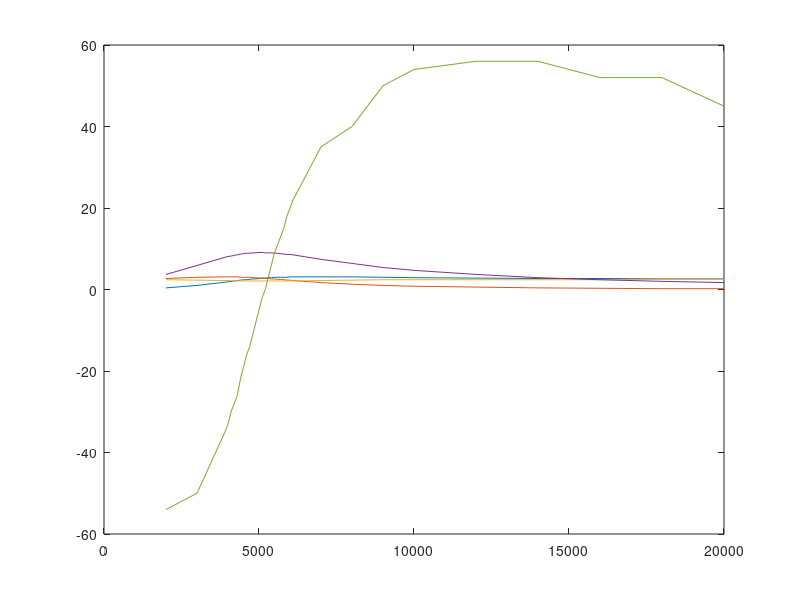

The MATLAB script that drew this image:
nu = [2000 3000 3900 4000 4100 4200 4300 4400 4500 4600 4700 4800 4900 5000 5100 5200 5300 5400 5500 5600 5700 5800 5900 6000 6100 7000 8000 9000 10000 12000 14000 16000 18000 20000]
v1 = [0.4 1.0 1.8 1.9 2.0 2.1 2.2 2.3 2.4 2.4 2.5 2.6 2.6 2.7 2.8 2.8 2.9 2.9 3.0 3.0 3.0 3.0 3.0 3.1 3.1 3.1 3.1 3.0 2.9 2.8 2.7 2.7 2.6 2.6]  
v2 = [2.7 3.0 3.1 3.1 3.1 3.1 3.1 3.0 3.0 3.0 3.0 2.9 2.9 2.8 2.8 2.7 2.7 2.6 2.6 2.5 2.5 2.4 2.3 2.3 2.2 1.7 1.3 1.0 0.8 0.6 0.4 0.3 0.2 0.2]
v3 = [2.4 2.3 2.2 2.2 2.2 2.1 2.1 2.1 2.1 2.1 2.1 2.1 2.1 2.1 2.1 2.1 2.1 2.1 2.1 2.1 2.1 2.1 2.1 2.1 2.1 2.2 2.3 2.4 2.4 2.4 2.4 2.4 2.5 2.5]
i = [3.7 5.9 7.9 8.1 8.2 8.4 8.5 8.7 8.8 8.9 8.9 9.0 9.0 9.1 9.1 9.0 9.0 9.0 8.9 8.9 8.8 8.7 8.6 8.6 8.5 7.4 6.4 5.4 4.7 3.7 2.9 2.4 2.0 1.7]
fi = [-54 -50 -35 -33 -30 -28 -26 -22 -19 -16 -14 -11 -8 -5 -2 0 3 6 9 11 13 15 18 20 22 35 40 50 54 56 56 52 52 45]
plot (nu,v1, nu,v2,nu,v3,nu,i,nu,fi)